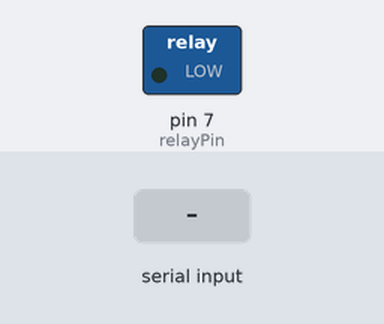
A sketch run on a simulated Arduino Uno, built with avr-gcc and run on an emulated ATmega328P. On the bench: switched loads named in the sketch (green lamp = pin HIGH). The test bench sets the inputs (shaded band).

Above: at 1.2 s.
1.3 s: "A" received over Serial
At 1.9 s:
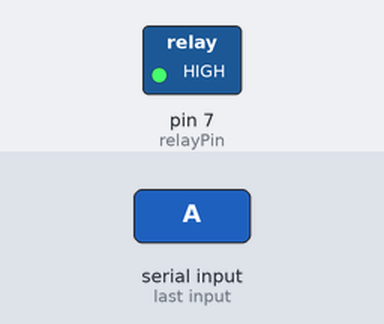
Timing chart, 0 to 7.8 s (numbered marks = the images above; inputs shaded):
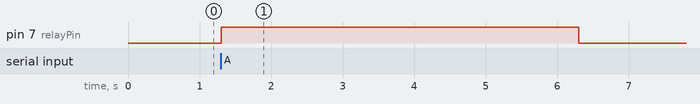

The sketch:

drowsiness.ino
```cpp
const int relayPin = 7;

void setup() {
  Serial.begin(9600);
  pinMode(relayPin, OUTPUT);
  digitalWrite(relayPin, LOW); // Start with relay off
}

void loop() {
  if (Serial.available() > 0) {
    char command = Serial.read();

    if (command == 'A') {
      // Activate alert
      digitalWrite(relayPin, HIGH);
      delay(5000); // Vibrate for 5 second
      digitalWrite(relayPin, LOW);
    }
  }
}
```

Measured:
- after the input at 1.3 s, pin 7 (relayPin): LOW → HIGH at once, → LOW 5.0 s later
